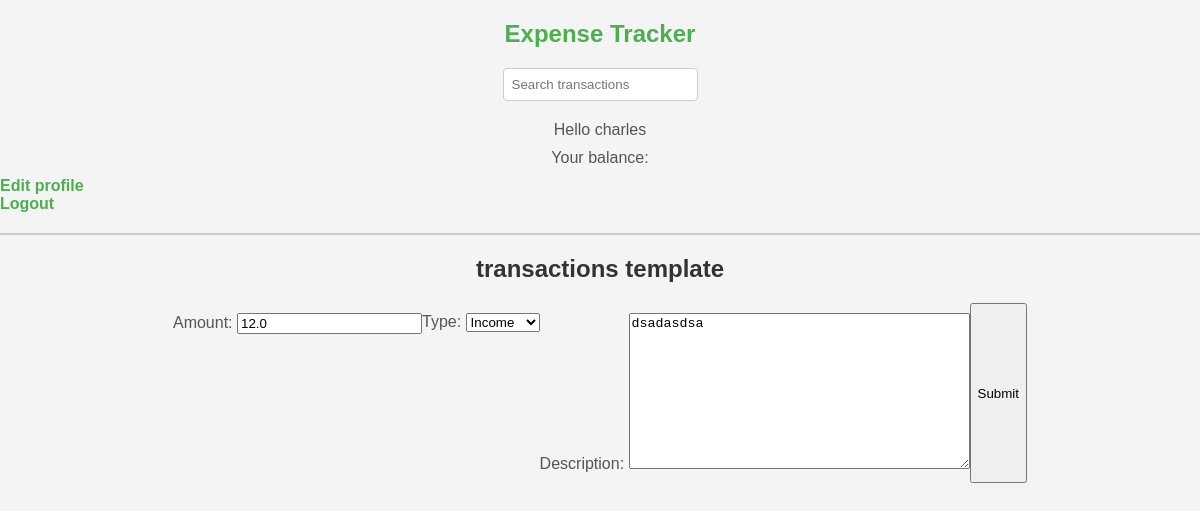
The app's page /edit_transaction/18 (signed in) with its own data.
### base/models.py (models this page shows)
class Transaction(models.Model):
    id = models.BigAutoField(primary_key=True)
    amount = models.FloatField(null=False, default=0)
    class TransactionType(models.IntegerChoices):
        INCOME = 1, 'Income'
        EXPENSE = 2, 'Expense'
    type = models.IntegerField(choices=TransactionType.choices, null=True)
    description = models.TextField(null=True, blank=True)
    user = models.ForeignKey(
        auth_user, on_delete=models.SET_NULL, null=True)
    is_visible = models.BooleanField(default=True)
    date_create = models.DateTimeField(default=datetime.now())
    date_update = models.DateTimeField(null=True)

### base/views.py (the view, shortened to what this page needs)
# urls.py: path('edit_transaction/<str:id>',
@login_required(login_url='login')
def edit_transaction(request, id):
    user = User.objects.get(id=request.user.id)
    transaction = Transaction.objects.get(id=id)
    form = transaction_form(instance=transaction)
    if user.id != transaction.user.id:
        return HttpResponse('not owner')
    context = {'form': form}
    return render(request, 'transactions/transaction_form.html', context)

### base/forms.py
class transaction_form(ModelForm):
    class Meta:
        model = Transaction
        exclude = ['user', 'date_create', 'date_update', 'is_visible']

### templates/transactions/transaction_form.html (shortened to what this page needs)
{% extends 'main.html' %}
{% block content %}
<h1>transactions template</h1>
<div>
    <form action="", method="post">
        {{form.as_p}}
        <input type="submit" value="Submit" />
    </form>
</div>
{% endblock content %}

### templates/navbar.html (shortened to what this page needs)
<!DOCTYPE html>
<html lang="en">
<head>
</head>
<body>
    <div class="all">
        <h1><a href="/">Expense Tracker</a></h1>
        <form method="GET" action="{% url 'transactions' %}">
            <input type="text" name="search" placeholder="Search transactions"/>
        </form>
        {% if request.user.is_authenticated %}
            <p>Hello {{ request.user }}</p>
            <p>Your balance: {{ myUser.balance }}</p>
            <a href="{% url 'profile' request.user.id %}">Edit profile</a><br>
            <a href="{% url 'logout' %}">Logout</a>
        {% else %}
            <a href="{% url 'login' %}">Login</a>
        {% endif %}
        <hr>
    </div>
</body>
</html>

### templates/navbar.html (style rules this page uses)
body { font-family: 'Arial', sans-serif; background-color: #f4f4f4; margin: 0; padding: 0; flex-direction: column; align-items: center; }
div { padding: auto; }
h1 { color: #333; text-align: center; margin: 20px 0; text-decoration: none; font-size: 24px; }
form { display: flex; justify-content: center; margin-bottom: 20px; }
input[type="text"] { padding: 8px; border: 1px solid #ccc; border-radius: 4px; }
p { text-align: center; margin: 10px 0; color: #555; }
a { text-decoration: none; color: #4caf50; font-weight: bold; }
hr { width: 100%; border: 1px solid #ccc; margin: 20px 0; }

### records on screen
Transaction: amount "12.0", type "Income", description "dsadasdsa"

### other values on screen
{{ request.user }} "charles"
